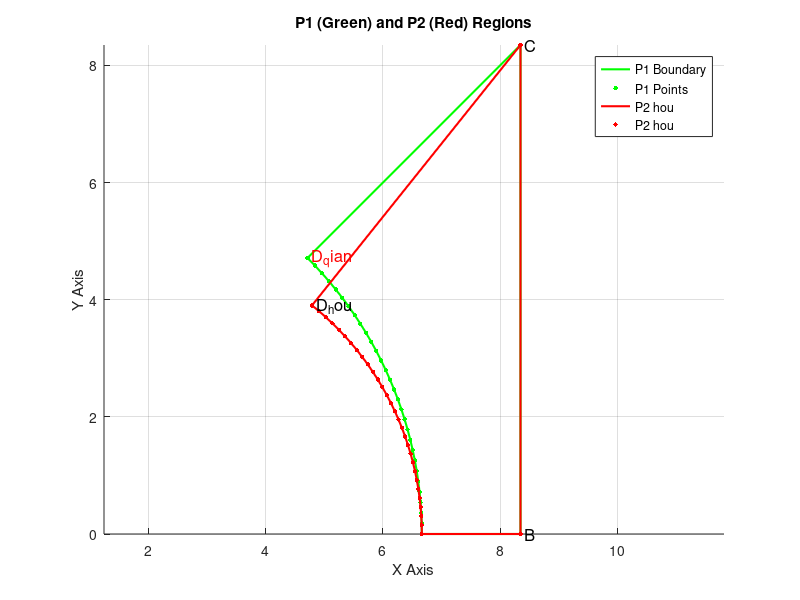

Reproduce this figure in MATLAB. (Note: this script raises an error after producing the figure.)
clc; clear; close all; 

% **Parameter Definition**
P = 16.7;   % Structure size parameter
D = 10;     % Diameter of the circular region
f_g = 0.93;  % Base flow coefficient
f_0 = 1;    % Maximum flow coefficient
m = 7;      % Power exponent
W = 1.665;  
R0 = D / 2;   % Initial radius
Rnew = R0 + W;

% **Create polar coordinate grid**
theta = linspace(0, pi / 4, 50);  
r = linspace(0, P/2 * sqrt(2), 50); 
[THETA, R] = meshgrid(theta, r);

% **Compute flow field**（图2需要条件这
sec_theta = 1 ./ cos(THETA);
f_c = f_g + (f_0 - f_g) .* (1 - ((sqrt(2) - sec_theta) / (sqrt(2) - 1)).^m);
F = f_c .* (1 - (1 - (R - R0 - W) ./ (P / 2 .* sec_theta - R0 - W )).^m);
F(R <= R0 + W) = 0; 

% **Convert to Cartesian coordinates**
[X, Y] = pol2cart(THETA, R);
X_data = [X(:), Y(:)];
F_data = F(:);

% **Compute P2 structured grid**
theta_hou = atan((P/2) / (P/2 - W));
arc_theta_hou = linspace(theta_hou, 0, 30);
arc_theta_qian = linspace(pi/4, 0, 30); 
R_qian = R0+W; 
R_hou = R0; 
arc_x_qian = R_qian * cos(arc_theta_qian);  
arc_y_qian = R_qian * sin(arc_theta_qian);
arc_x_hou = W + R_hou * cos(arc_theta_hou);
arc_y_hou = R_hou * sin(arc_theta_hou);
arc_points_hou = [arc_x_hou', arc_y_hou'];
arc_points_qian = [arc_x_qian', arc_y_qian'];
B = [P/2, 0];                  
C = [P/2, P/2];                
D_hou = [R_hou * cos(theta_hou) + W, R_hou * sin(theta_hou)];
D_qian = [R_qian * cos(pi/4), R_qian * sin(pi/4)];
P1_points = [arc_points_qian; B; C; D_qian];
P2_points = [arc_points_hou; B; C; D_hou];

% **Plot P1 and P2**
figure(1); 
hold on; 
axis equal; 
grid on;
% **Plot P1 (Green)**
plot(P1_points(:,1), P1_points(:,2), 'g-', 'LineWidth', 1.5);
scatter(P1_points(:,1), P1_points(:,2), 10, 'g', 'filled');

% **Plot P2 (Red)**
plot(P2_points(:,1), P2_points(:,2), 'r-', 'LineWidth', 1.5);
scatter(P2_points(:,1), P2_points(:,2), 10, 'r', 'filled');

% **Label key points**
text(B(1), B(2), ' B', 'FontSize', 12, 'Color', 'black');
text(C(1), C(2), ' C', 'FontSize', 12, 'Color', 'black');
text(D_qian(1), D_qian(2), ' D_qian', 'FontSize', 12, 'Color', 'r');
text(D_hou(1), D_hou(2), ' D_hou', 'FontSize', 12, 'Color', 'black');

xlabel('X Axis');
ylabel('Y Axis');
title('P1 (Green) and P2 (Red) Regions');
legend('P1 Boundary', 'P1 Points', 'P2 hou', 'P2 hou');
hold off;

P1_area = polyarea(P1_points(:,1), P1_points(:,2));
P2_area = polyarea(P2_points(:,1), P2_points(:,2));
juxing_area = W * (P / 2);

% **Output the areas of P1 and P2**
fprintf('P1 structured grid area: %.4f\n', P1_area);
fprintf('P2 structured grid area: %.4f\n', P2_area);
fprintf('Rectangle area: %.4f\n', juxing_area);
fprintf('Total area before interpolation: %.4f\n', juxing_area + P2_area);


% **Create P2 structured grid**
P2_x = linspace(min(P2_points(:,1)), max(P2_points(:,1)), 400);
P2_y = linspace(min(P2_points(:,2)), max(P2_points(:,2)), 400);
[P2_X, P2_Y] = meshgrid(P2_x, P2_y);

[in, ~] = inpolygon(P2_X, P2_Y, P2_points(:,1), P2_points(:,2));
P2_X(~in) = NaN;
P2_Y(~in) = NaN;

% **RBF interpolation**
X_train = [X(:), Y(:)];
F_train =  F_data;
valid_idx = ~isnan(X_train(:,1)) & ~isnan(X_train(:,2));
X_train = X_train(valid_idx, :);
F_train = F_train(valid_idx);

X_target = [P2_X(:), P2_Y(:)];
valid_target_idx = ~isnan(X_target(:,1)) & ~isnan(X_target(:,2));
X_target = X_target(valid_target_idx, :);

D_train = pdist2(X_train, X_train);
sigma = 0.15*median(D_train(:));  
rbf_func = @(r) exp(-(r / sigma).^2);
Phi_train = rbf_func(D_train);
lambda = 1e-6;  
Phi_train = Phi_train + lambda * eye(size(Phi_train));
weights = Phi_train \ F_train;

D_target = pdist2(X_target, X_train);
Phi_target = rbf_func(D_target);

F_P2_grid = NaN(size(P2_X));
F_P2_grid(valid_target_idx) = Phi_target * weights;

% **Right-side rectangular flow field `F_R`**
Nx_R = 400; Ny_R = 400;
x_R = linspace(P/2 , P/2+W, Nx_R);  
y_R = linspace(0, P/2, Ny_R);        
[X_R, Y_R] = meshgrid(x_R, y_R);

% **Ensure valid values at P/2 in `F_P2_grid`**
[~, idx] = min(abs(P2_X(1,:) - P/2)); 
F_P2_P_boundary = F_P2_grid(:, idx);  % Directly extract values at X=P/2
F_P2_P_boundary = fillmissing(F_P2_P_boundary, 'linear'); % Linearly fill NaN values

% **Compute `F_R`, ensuring continuity at X = P/2**
F_R = NaN(size(X_R));

for i = 1:length(x_R)
    for j = 1:length(y_R)
        if X_R(j, i) == P/2
            F_R(j, i) = F_P2_P_boundary(j); % Ensure continuity at P/2
        else
            % **Extract boundary values from left P2 region**
            Fy = F_P2_P_boundary(j);
            
            % **Apply power-law decay in the X direction**
            Fx = (1 - ((X_R(j, i) - (P/2)) / W).^7);
            
            % **Final flow field computation**
            F_R(j, i) = Fy .* Fx;
        end
    end
end

% **Merge P2 grid and right rectangular grid**
X_combined = [P2_X, X_R]; 
Y_combined = [P2_Y, Y_R]; 
F_combined = [F_P2_grid, F_R];

F_combined(isnan(F_combined)) = 0; % Avoid NaN affecting visualization

% **Figure 1: Flow field before interpolation (Cartesian coordinates)**
figure(2);
surf(X, Y, F, 'EdgeColor', 'none');
colormap('jet'); 
colorbar;
xlabel('X'); ylabel('Y'); zlabel('F');
title('Flow field before interpolation (Cartesian coordinates)');

% **Figure 2: Interpolated complete flow field**
figure(3);
surf(P2_X, P2_Y, F_P2_grid, 'EdgeColor', 'none');
colormap('jet'); 
colorbar;
xlabel('X'); ylabel('Y'); zlabel('F');
title('Interpolated flow field');

% **Figure 3: Grid shape comparison before and after interpolation (Cartesian coordinates)**
figure(4);
hold on;
scatter(X_data(:,1), X_data(:,2), 10, 'b', 'filled');  
scatter(P2_X(:), P2_Y(:), 10, 'r', 'filled');  
PXX = P2_X(:);
PYY = P2_Y(:);

% 将 NaN 替换为 0
PXX(isnan(PXX)) = 0;
PYY(isnan(PYY)) = 0;




% 设置轴标签
xlabel('\it X\rm, mm', 'FontName', 'Times New Roman', 'FontSize', 14, 'Interpreter', 'tex');
ylabel('\it Y\rm, mm', 'FontName', 'Times New Roman', 'FontSize', 14, 'Interpreter', 'tex');

% 设置 legend 并调整符号大小
h = legend('Background Grid', 'Foreground Grid', 'Location', 'northwest');
set(h, 'Box', 'off');                
set(h, 'FontName', 'Times New Roman'); 
set(h, 'FontSize', 14); 
set(gcf, 'Renderer', 'painters'); % 使用矢量渲染
h.ItemTokenSize = [20, 10]; % **放大 legend 符号**

daspect([1 1 0.5]); % X and Y axes equal, Z scaled dynamically

% **设置坐标轴格式，确保所有刻度可见**
set(gca, 'FontSize', 14, 'FontName', 'Times New Roman');
set(gca, 'LineWidth', 2);
box on; % **确保所有框线显示**

% **确保所有刻度都显示**
xticks(min(X_data(:,1)):1:max(X_data(:,1))); % X 轴刻度
yticks(min(X_data(:,2)):1:max(X_data(:,2))); % Y 轴刻度

% **设置轴颜色确保所有刻度都可见**
set(gca, 'XColor', 'k', 'YColor', 'k'); % 确保 X、Y 轴的刻度线显示
set(gca, 'TickDir', 'in');  % 让刻度向外

% 设置 x 和 y 轴范围
xlim([0 max(X_data(:,1))]);
ylim([0 max(X_data(:,2))]);

hold off;

% **Figure 4: Right-side flow field**
figure(5);
surf(X_R, Y_R, F_R, 'EdgeColor', 'none'); 
colormap(jet);
colorbar;
xlabel('X'); ylabel('Y'); zlabel('F_R');
title('Right-side flow field (Rectangular grid)');
grid on;
view(45, 30);

% **Figure 5: Merged flow field**
figure(6);
surf(X_combined, Y_combined, F_combined, 'EdgeColor', 'none'); 
colormap(jet);
colorbar;
% **Set labels with Times New Roman Italic**
xlabel('\it X\rm, mm', 'FontName', 'Times New Roman', 'FontSize', 14, 'Interpreter', 'tex');
ylabel('\it Y\rm, mm', 'FontName', 'Times New Roman', 'FontSize', 14, 'Interpreter', 'tex');
zlabel('\it f\rm_{sub,\iti}', 'FontName', 'Times New Roman', 'FontSize', 14, 'Interpreter', 'tex');
title({'1 / 4 edge subchannel (type A)', '<\itW>=\rm0.389 m/s'}, 'FontName', 'Times New Roman', 'FontSize', 14);

% **Ensure X and Y axes have equal scaling but leave Z free**
daspect([1 1 0.5]); % X and Y axes equal, Z scaled dynamically

% **Set tick intervals to 1**
xticks(0:1:max(X_combined(:)));
xtickangle(0);  % 让X轴刻度标签竖着显示
yticks(min(Y_combined(:)):1:max(Y_combined(:)));
% % zticks(min( F_final):1:max( F_final));
xlim([0 max(X_combined(:))]);
ylim([0 max(Y_combined(:))]);
% zlim([0 max(F_final)]);
% **Set grid and view**
grid on;
view(30, 40);
% **设置 X, Y, Z 轴的线条更粗**
set(gca, 'LineWidth', 2);
set(gca, 'FontSize', 14, 'FontName', 'Times New Roman');





% **Find the maximum value of F_final and its index**
[max_F, max_idx] = max(F_combined(:)); % Find the maximum value
max_X = X_combined(max_idx); % Get the corresponding X coordinate
max_Y = Y_combined(max_idx); % Get the corresponding Y coordinate
hold on;
plot3(max_X, max_Y, max_F, 'bo', 'MarkerSize', 14, 'MarkerFaceColor', 'b'); % Mark maximum value
text(max_X-W/2, max_Y, max_F+0.4,  sprintf('\\it f\\rm_{c,\\iti}: %.2f', max_F), ...
    'FontSize', 14, 'FontName', 'Times New Roman', 'Color', 'r', 'Interpreter', 'tex');
scatter3(P/2, 0, 0.98, 200, [0.5, 1, 1], 'filled'); 
text(P/2, -3.0, 0.93+0.4,sprintf('\\it f\\rm_{g,\\iti}: %.2f', 0.93), ...
    'FontSize', 14, 'FontName', 'Times New Roman', ...
    'Interpreter', 'tex', 'Color', 'r');

% **Add a cylinder (fuel rod) centered at (0,0)**



% **定义圆柱参数**
x_center = W;  % 圆柱中心 x 坐标
y_center = 0;  % 圆柱中心 y 坐标
z_min = min(F_combined(:)); % 圆柱底部
z_max = max(F_combined(:)); % 圆柱顶部
radius = 5;  % 圆柱半径
num_points = 50;  % 控制圆柱平滑度
cyl_color = [0.8, 0.7, 1]; % **浅紫色**
alpha_value = 0.5; % **透明度 (0=完全透明, 1=完全不透明)**

% **创建圆柱的外表面**
theta = linspace(0, pi/2, num_points);  % 角度范围 (1/4 圆柱)
z_cyl = linspace(z_min, z_max, num_points)';  % 高度方向划分

[Theta, Z_cyl] = meshgrid(theta, z_cyl);
R = radius * ones(size(Theta));  % 设定固定半径

% **转换为直角坐标**
X_cyl = R .* cos(Theta) + x_center; % **将圆心放置在 (W, 0)**
Y_cyl = R .* sin(Theta) + y_center;

hold on;

% **绘制 1/4 透明圆柱**
surf(X_cyl, Y_cyl, Z_cyl, 'FaceColor', cyl_color, 'EdgeColor', 'none', 'FaceAlpha', alpha_value);

% **封闭底部（1/4圆形，透明）**
theta_bottom = linspace(0, pi/2, num_points);  % 1/4 圆的角度
X_bottom = radius * cos(theta_bottom) + x_center; % **调整 X 坐标**
Y_bottom = radius * sin(theta_bottom) + y_center;
Z_bottom = z_min * ones(size(X_bottom));  % 设置底部Z值
fill3([x_center X_bottom], [y_center Y_bottom], [z_min Z_bottom], cyl_color, 'EdgeColor', 'none', 'FaceAlpha', alpha_value); % 底部透明封闭

% **封闭顶部（1/4圆形，透明）**
Z_top = z_max * ones(size(X_bottom));  % 设置顶部Z值
fill3([x_center X_bottom], [y_center Y_bottom], [z_max Z_top], cyl_color, 'EdgeColor', 'none', 'FaceAlpha', alpha_value); % 顶部透明封闭

% **在圆柱顶面中心添加 "rod" 文字**
text(x_center + radius/2, y_center + radius/2, z_max+ 0.2, 'Fuel rod', ...
    'FontSize', 14, 'FontName', 'Times New Roman', 'Color', 'r', ...
    'HorizontalAlignment', 'center');
% set(gcf, 'Renderer', 'painters'); % 使用矢量渲染
% print('-clipboard', '-dmeta');     % 复制到剪贴板为矢量格式
hold off;



% **Compute grid spacing in X and Y directions**
dx = diff(X_combined, 1, 2); % X (size: rows, cols-1)
dy = diff(Y_combined, 1, 1); % Y (size: rows-1, cols)

% **Ensure dx and dy do not contain NaN values**
dx(isnan(dx)) = 0;
dy(isnan(dy)) = 0;

% **Compute the area of grid cells**
dx_avg = 0.5 * (dx(1:end-1, :) + dx(2:end, :)); 
dy_avg = 0.5 * (dy(:, 1:end-1) + dy(:, 2:end)); 

% **Ensure area calculation does not contain NaN values**
cell_area = dx_avg .* dy_avg;
cell_area(isnan(cell_area)) = 0; % Avoid NaN affecting the calculation

% **Debugging: Print the minimum and maximum grid cell area**
fprintf('Debug Info: Minimum computed grid cell area: %.4f, Maximum computed grid cell area: %.4f\n', min(cell_area(:)), max(cell_area(:)));

% **Filter valid regions of F_combined (remove NaN values)**
valid_mask = ~isnan(F_combined(2:end, 2:end));

% **Ensure NaN regions do not affect the calculation**
cell_area(~valid_mask) = 0;
F_valid = F_combined(2:end, 2:end);
F_valid(~valid_mask) = 0;

% **Compute the actual 2D flow field area**
actual_area = sum(cell_area(:)); 

% **Prevent division by zero**
if actual_area == 0
    area_weighted_avg = NaN;
else
    area_weighted_avg = sum(F_valid(:) .* cell_area(:)) / actual_area;
end

% **Final output**
Paranjape=0.68*f_0+0.22*f_g;
fprintf('Interpolated flow field area (2D calculation): %.4f\n', actual_area);
fprintf('Flow field area weighted average: %.4f\n', area_weighted_avg);
fprintf('Paranjape area weighted average flow field value: %.4f\n', Paranjape);




% **RBF 训练效果评估**
% **拆分数据集**
num_samples = size(X_train, 1);
rand_indices = randperm(num_samples);  % 随机打乱索引
train_size = round(0.8 * num_samples); % 80% 训练，20% 测试

train_indices = rand_indices(1:train_size);
test_indices = rand_indices(train_size+1:end);

X_train_sub = X_train(train_indices, :);
F_train_sub = F_train(train_indices);

X_test = X_train(test_indices, :);
F_test = F_train(test_indices);

% **重新计算 RBF 权重 (仅使用 80% 训练数据)**
D_train = pdist2(X_train_sub, X_train_sub);
sigma = 0.15 * median(D_train(:));  % 计算 sigma
rbf_func = @(r) exp(-(r / sigma).^2);
Phi_train = rbf_func(D_train);
lambda = 1e-6;  
Phi_train = Phi_train + lambda * eye(size(Phi_train));
weights = Phi_train \ F_train_sub;

% **对测试数据集进行预测**
D_test = pdist2(X_test, X_train_sub);
Phi_test = rbf_func(D_test);
F_pred = Phi_test * weights; % 预测流场值

% **计算误差**
mse = mean((F_test - F_pred).^2);  % 均方误差 (MSE)
rmse = sqrt(mse);  % 均方根误差 (RMSE)
ss_total = sum((F_test - mean(F_test)).^2);  % 总体平方和
ss_residual = sum((F_test - F_pred).^2);  % 残差平方和
r2 = 1 - (ss_residual / ss_total);  % R²（决定系数）

% **输出误差指标**
fprintf('RBF 训练效果评估:\n');
fprintf('均方误差 (MSE): %.6f\n', mse);
fprintf('均方根误差 (RMSE): %.6f\n', rmse);
fprintf('决定系数 (R²): %.4f\n', r2);

% **绘制预测值与真实值的对比**
% 归一化 F_test 和 F_pred（Min-Max 归一化）
F_test_norm = (F_test - min(F_test)) / (max(F_test) - min(F_test));
F_pred_norm = (F_pred - min(F_test)) / (max(F_test) - min(F_test));

figure(8);
scatter(F_test_norm, F_pred_norm, 30, 'b', 'filled'); hold on;
plot([min(F_test_norm), max(F_test_norm)], [min(F_test_norm), max(F_test_norm)], 'r--', 'LineWidth', 1.5);
title('80% for training, 20% for predicting');

% 设置轴标签
xlabel('\it F\rm_{test}, -', 'FontName', 'Times New Roman', 'FontSize', 14, 'Interpreter', 'tex');
ylabel('\it F\rm_{pred}, -', 'FontName', 'Times New Roman', 'FontSize', 14, 'Interpreter', 'tex');

% 设置 legend 并调整符号大小
h = legend('Predicted values', 'True values', 'Location', 'northwest');
set(h, 'Box', 'off');                
set(h, 'FontName', 'Times New Roman'); 
set(h, 'FontSize', 14); 
set(gcf, 'Renderer', 'painters'); % 使用矢量渲染
h.ItemTokenSize = [20, 10]; % **放大 legend 符号**

daspect([1 1 0.5]); % X and Y axes equal, Z scaled dynamically

% **设置坐标轴格式，确保所有刻度可见**
set(gca, 'FontSize', 14, 'FontName', 'Times New Roman');
set(gca, 'LineWidth', 2);
box on; % **确保所有框线显示**

% **确保所有刻度都显示**
xticks(min(F_test_norm):0.2:max(F_test_norm)); % X 轴刻度
yticks(min(F_test_norm):0.2:max(F_test_norm)); % Y 轴刻度

% **设置轴颜色确保所有刻度都可见**
set(gca, 'XColor', 'k', 'YColor', 'k'); % 确保 X、Y 轴的刻度线显示
set(gca, 'TickDir', 'in');  % 让刻度向内

% 设置 x 和 y 轴范围
xlim([0 1]);
ylim([0 1]);

% 找到图的中心
x_center = (min(F_test_norm) + max(F_test_norm)) / 2;
y_center = (min(F_pred_norm) + max(F_pred_norm)) / 2;

% 计算新的 R²、MSE 和 RMSE
r2_norm = 1 - sum((F_test_norm - F_pred_norm).^2) / sum((F_test_norm - mean(F_test_norm)).^2);
mse_norm = mean((F_test_norm - F_pred_norm).^2);
rmse_norm = sqrt(mse_norm);

% 在图中间标注 R² 值
text(x_center-0.2, y_center+0.1, sprintf('R^{2} = %.3f\nMSE = %.3f\nRMSE = %.3f', r2_norm, mse_norm, rmse_norm), ...
    'FontSize', 14, 'FontWeight', 'bold', 'FontName', 'Times New Roman', ...
    'HorizontalAlignment', 'center', 'BackgroundColor', 'w','color','r');

hold off;
fprintf('Min/Max of F_test (normalized): %.4f / %.4f\n', min(F_test_norm), max(F_test_norm));
fprintf('Min/Max of F_pred (normalized): %.4f / %.4f\n', min(F_pred_norm), max(F_pred_norm));



